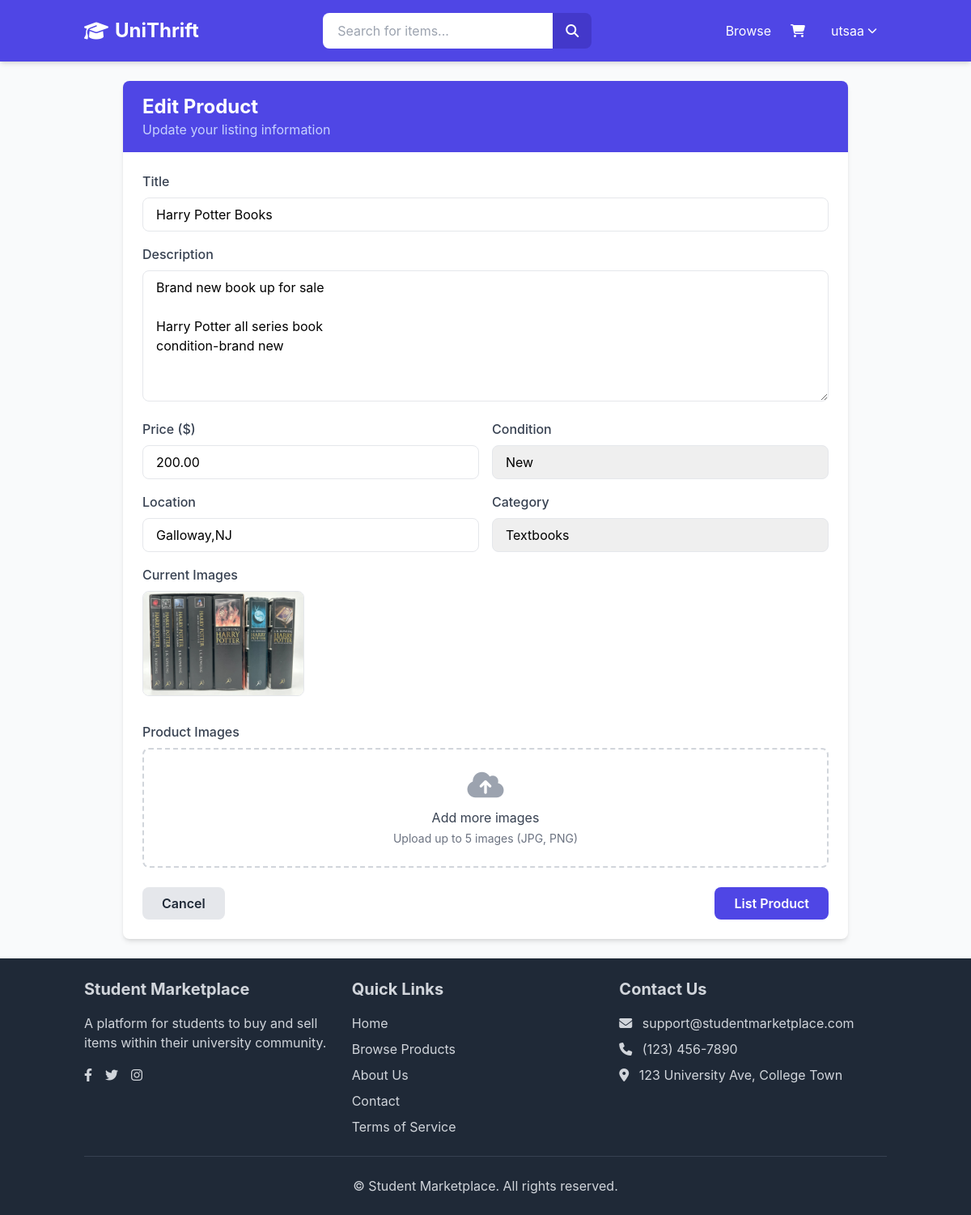
Screenshot of /product/1/edit (signed in) with the database file from the repository.
### app/models/user.py (models this page shows, shortened)
class User(db.Model, UserMixin):
    id = db.Column(db.Integer, primary_key=True)
    username = db.Column(db.String(64), index=True, unique=True)
    email = db.Column(db.String(120), index=True, unique=True)
    password_hash = db.Column(db.String(128))
    first_name = db.Column(db.String(64))
    last_name = db.Column(db.String(64))
    bio = db.Column(db.Text)
    profile_image = db.Column(db.String(120), default='default_profile.jpg')
    is_verified = db.Column(db.Boolean, default=False)
    university = db.Column(db.String(120))
    major = db.Column(db.String(120))
    joined_date = db.Column(db.DateTime, default=datetime.utcnow)
    products = db.relationship('Product', backref='seller', lazy='dynamic')
    orders_as_buyer = db.relationship('Order', foreign_keys='Order.buyer_id', backref='buyer', lazy='dynamic')

### app/models/product.py (models this page shows, shortened)
class Product(db.Model):
    id = db.Column(db.Integer, primary_key=True)
    title = db.Column(db.String(120), index=True)
    description = db.Column(db.Text)
    price = db.Column(db.Float)
    condition = db.Column(db.String(50))  # New, Like New, Good, Fair, Poor
    location = db.Column(db.String(120))
    is_available = db.Column(db.Boolean, default=True)
    created_date = db.Column(db.DateTime, default=datetime.utcnow)
    updated_date = db.Column(db.DateTime, default=datetime.utcnow, onupdate=datetime.utcnow)
    views = db.Column(db.Integer, default=0)
    seller_id = db.Column(db.Integer, db.ForeignKey('user.id'))
    category_id = db.Column(db.Integer, db.ForeignKey('product_category.id'))
    images = db.relationship('ProductImage', backref='product', cascade='all, delete-orphan')
    orders = db.relationship('OrderItem', backref='product', lazy='dynamic')

class ProductImage(db.Model):
    id = db.Column(db.Integer, primary_key=True)
    file_name = db.Column(db.String(120))
    is_primary = db.Column(db.Boolean, default=False)
    upload_date = db.Column(db.DateTime, default=datetime.utcnow)
    product_id = db.Column(db.Integer, db.ForeignKey('product.id'))

### app/routes/product.py (the view)
@product.route('/product/<int:id>/edit', methods=['GET', 'POST'])
@login_required
def edit(id):
    product = Product.query.get_or_404(id)
    if product.seller_id != current_user.id:
        flash('You do not have permission to edit this product.', 'danger')
        return redirect(url_for('product.detail', id=id))
    form = ProductForm()
    form.category.choices = [(c.id, c.name) for c in ProductCategory.query.all()]
    if form.validate_on_submit():
        product.title = form.title.data
        product.description = form.description.data
        product.price = form.price.data
        product.condition = form.condition.data
        product.location = form.location.data
        product.category_id = form.category.data
        for image_file in form.images.data:
            if image_file:
                filename = secure_filename(f"{uuid.uuid4()}_{image_file.filename}")
                image_file.save(os.path.join(current_app.config['UPLOAD_FOLDER'], 'products', filename))
                image = ProductImage(
                    file_name=filename,
                    is_primary=(not product.images),  # First image is primary if no images exist
                    product_id=product.id
                )
                db.session.add(image)
        db.session.commit()
        flash('Your product has been updated!', 'success')
        return redirect(url_for('product.detail', id=product.id))
    elif request.method == 'GET':
        form.title.data = product.title
        form.description.data = product.description
        form.price.data = product.price
        form.condition.data = product.condition
        form.location.data = product.location
        form.category.data = product.category_id
    return render_template('products/edit.html',
                          title='Edit Product',
                          form=form,
                          product=product)

### app/forms/product.py
class ProductForm(FlaskForm):
    title = StringField('Title', validators=[DataRequired(), Length(min=5, max=120)])
    description = TextAreaField('Description', validators=[DataRequired(), Length(min=10)])
    price = DecimalField('Price ($)', validators=[DataRequired(), NumberRange(min=0.01)])
    condition = SelectField('Condition', choices=[
        ('New', 'New'),
        ('Like New', 'Like New'),
        ('Good', 'Good'),
        ('Fair', 'Fair'),
        ('Poor', 'Poor')
    ])
    location = StringField('Location', validators=[DataRequired(), Length(max=120)])
    category = SelectField('Category', coerce=int, validators=[DataRequired()])
    images = MultipleFileField('Product Images', validators=[DataRequired(), FileAllowed(['jpg', 'png', 'jpeg'])])
    submit = SubmitField('List Product')

### app/models/user.py (called while the page is built)
@login_manager.user_loader
def load_user(id):
    return User.query.get(int(id))

### app/templates/products/edit.html (shortened to what this page needs)
{% extends 'base.html' %}
{% block content %}
<div class="max-w-4xl mx-auto bg-white rounded-lg shadow-md overflow-hidden">
    <div class="py-4 px-6 bg-indigo-600 text-white">
        <h2 class="text-2xl font-bold">Edit Product</h2>
        <p class="text-indigo-200">Update your listing information</p>
    </div>
    <div class="p-6">
        <form method="POST" action="" enctype="multipart/form-data">
            <div class="mb-4">
                <label for="title" class="block text-gray-700 font-medium mb-2">{{ form.title.label }}</label>
                {{ form.title(class="w-full px-4 py-2 border rounded-lg focus:outline-none focus:ring-2 focus:ring-indigo-400") }}
            </div>
            <div class="mb-4">
                <label for="description" class="block text-gray-700 font-medium mb-2">{{ form.description.label }}</label>
                {{ form.description(class="w-full px-4 py-2 border rounded-lg focus:outline-none focus:ring-2 focus:ring-indigo-400", rows=6) }}
            </div>
            <div class="grid grid-cols-1 md:grid-cols-2 gap-4 mb-4">
                <div>
                    <label for="price" class="block text-gray-700 font-medium mb-2">{{ form.price.label }}</label>
                    {{ form.price(class="w-full px-4 py-2 border rounded-lg focus:outline-none focus:ring-2 focus:ring-indigo-400") }}
                </div>
                <div>
                    <label for="condition" class="block text-gray-700 font-medium mb-2">{{ form.condition.label }}</label>
                    {{ form.condition(class="w-full px-4 py-2 border rounded-lg focus:outline-none focus:ring-2 focus:ring-indigo-400") }}
                </div>
            </div>
            <div class="grid grid-cols-1 md:grid-cols-2 gap-4 mb-4">
                <div>
                    <label for="location" class="block text-gray-700 font-medium mb-2">{{ form.location.label }}</label>
                    {{ form.location(class="w-full px-4 py-2 border rounded-lg focus:outline-none focus:ring-2 focus:ring-indigo-400") }}
                </div>
                <div>
                    <label for="category" class="block text-gray-700 font-medium mb-2">{{ form.category.label }}</label>
                    {{ form.category(class="w-full px-4 py-2 border rounded-lg focus:outline-none focus:ring-2 focus:ring-indigo-400") }}
                </div>
            </div>
            {% if product.images %}
            <div class="mb-4">
                <label class="block text-gray-700 font-medium mb-2">Current Images</label>
                <div class="flex flex-wrap -mx-2">
                    {% for image in product.images %}
                    <div class="w-1/2 sm:w-1/3 md:w-1/4 px-2 mb-4">
                        <div class="relative rounded-lg overflow-hidden border">
                            <img src="{{ url_for('static', filename='uploads/products/' + image.file_name) }}"
                                 alt="{{ product.title }}" class="w-full h-32 object-cover">
                        </div>
                    </div>
                    {% endfor %}
                </div>
            </div>
            {% endif %}
            <div class="mb-6">
                <label for="images" class="block text-gray-700 font-medium mb-2">{{ form.images.label }}</label>
                <div class="border-dashed border-2 border-gray-300 rounded-lg p-6 text-center" id="drop-area">
                    <label for="file-input" class="cursor-pointer">
                        <i class="fas fa-cloud-upload-alt text-4xl text-gray-400 mb-2"></i>
                        <p class="text-gray-700 mb-1">Add more images</p>
                        <p class="text-gray-500 text-sm">Upload up to 5 images (JPG, PNG)</p>
                    </label>
                </div>
            </div>
            <div class="flex justify-between">
                <a href="{{ url_for('product.detail', id=product.id) }}" class="bg-gray-200 text-gray-800 font-semibold py-2 px-6 rounded-lg hover:bg-gray-300 focus:outline-none focus:ring-2 focus:ring-gray-400 transition duration-300">
                    Cancel
                </a>
                {{ form.submit(class="bg-indigo-600 text-white font-semibold py-2 px-6 rounded-lg hover:bg-indigo-700 focus:outline-none focus:ring-2 focus:ring-indigo-400 transition duration-300") }}
            </div>
        </form>
    </div>
</div>
{% endblock %}

### app/templates/base.html (shortened to what this page needs)
<!DOCTYPE html>
<html lang="en">
<head>
    <script src="https://cdn.tailwindcss.com"></script>
    <link rel="stylesheet" href="https://cdnjs.cloudflare.com/ajax/libs/font-awesome/6.4.0/css/all.min.css">
    <link rel="stylesheet" href="{{ url_for('static', filename='css/main.css') }}">
    <link rel="stylesheet" href="{{ url_for('static', filename='css/animations.css') }}">
</head>
<body class="min-h-screen flex flex-col bg-gray-50">
    <header class="bg-indigo-600 text-white shadow-md">
        <nav class="container mx-auto px-4 py-4 flex flex-wrap items-center justify-between">
            <a href="{{ url_for('main.index') }}" class="flex items-center text-2xl font-bold">
                <i class="fas fa-graduation-cap mr-2"></i>
                <span>UniThrift</span>
            </a>
            <div class="order-3 md:order-2 w-full md:w-auto mt-2 md:mt-0 md:mx-4">
                <form action="{{ url_for('main.search') }}" method="get" class="flex">
                    <input type="text" name="q" placeholder="Search for items..."
                           class="flex-grow px-4 py-2 rounded-l-lg focus:outline-none focus:ring-2 focus:ring-indigo-400 text-gray-800">
                    <button type="submit" class="bg-indigo-700 hover:bg-indigo-800 px-4 py-2 rounded-r-lg">
                        <i class="fas fa-search"></i>
                    </button>
                </form>
            </div>
            <div class="order-2 md:order-3 flex items-center">
                <a href="{{ url_for('main.search') }}" class="px-3 py-2 rounded hover:bg-indigo-700">Browse</a>
                {% if current_user.is_authenticated %}
                    <a href="{{ url_for('order.view_cart') }}" class="px-3 py-2 rounded hover:bg-indigo-700 relative">
                        <i class="fas fa-shopping-cart"></i>
                    </a>
                    <div class="relative inline-block ml-2 group">
                        <button class="flex items-center px-3 py-2 rounded hover:bg-indigo-700">
                            <span class="mr-1">{{ current_user.username }}</span>
                            <i class="fas fa-chevron-down text-xs"></i>
                        </button>
                    </div>
                {% else %}
                    <a href="{{ url_for('auth.login') }}" class="px-3 py-2 rounded hover:bg-indigo-700">Login</a>
                    <a href="{{ url_for('auth.register') }}" class="ml-2 px-4 py-2 bg-white text-indigo-600 rounded hover:bg-gray-100">Register</a>
                {% endif %}
            </div>
        </nav>
    </header>
    <main class="container mx-auto px-4 py-6 flex-grow">
        {% block content %}{% endblock %}
    </main>
    <footer class="bg-gray-800 text-gray-300 py-6">
        <div class="container mx-auto px-4">
            <div class="flex flex-wrap justify-between">
                <div class="w-full md:w-1/3 mb-6 md:mb-0">
                    <h3 class="text-xl font-bold mb-4">Student Marketplace</h3>
                    <p class="mb-4">A platform for students to buy and sell items within their university community.</p>
                    <div class="flex space-x-4">
                        <a href="#" class="hover:text-white"><i class="fab fa-facebook-f"></i></a>
                        <a href="#" class="hover:text-white"><i class="fab fa-twitter"></i></a>
                        <a href="#" class="hover:text-white"><i class="fab fa-instagram"></i></a>
                    </div>
                </div>
                <div class="w-full md:w-1/3 mb-6 md:mb-0">
                    <h3 class="text-xl font-bold mb-4">Quick Links</h3>
                    <ul class="space-y-2">
                        <li><a href="{{ url_for('main.index') }}" class="hover:text-white">Home</a></li>
                        <li><a href="{{ url_for('main.search') }}" class="hover:text-white">Browse Products</a></li>
                        <li><a href="#" class="hover:text-white">About Us</a></li>
                        <li><a href="#" class="hover:text-white">Contact</a></li>
                        <li><a href="#" class="hover:text-white">Terms of Service</a></li>
                    </ul>
                </div>
                <div class="w-full md:w-1/3">
                    <h3 class="text-xl font-bold mb-4">Contact Us</h3>
                    <ul class="space-y-2">
                        <li><i class="fas fa-envelope mr-2"></i> support@studentmarketplace.com</li>
                        <li><i class="fas fa-phone mr-2"></i> (123) 456-7890</li>
                        <li><i class="fas fa-map-marker-alt mr-2"></i> 123 University Ave, College Town</li>
                    </ul>
                </div>
            </div>
            <div class="border-t border-gray-700 mt-6 pt-6 text-center">
                <p>&copy; {{ current_year }} Student Marketplace. All rights reserved.</p>
            </div>
        </div>
    </footer>
</body>
</html>

### app/static/css/main.css (style rules this page uses)
body { font-family: 'Inter', -apple-system, BlinkMacSystemFont, 'Segoe UI', Roboto, Oxygen, Ubuntu, Cantarell, 'Open Sans', 'Helvetica Neue', sans-serif; }
input[type="text"], input[type="email"], input[type="password"], input[type="number"], select, textarea { appearance: none; }
::placeholder { color: #9ca3af; opacity: 1; }

### app/static/css/animations.css (style rules this page uses)
header form input[type="text"] { transition: all 0.3s ease; border: 2px solid transparent; }
header nav a { position: relative; transition: all 0.3s ease; }
header nav a:after { content: ''; position: absolute; width: 0; height: 2px; bottom: 0; left: 50%; background-color: white; transition: all 0.3s ease; transform: translateX(-50%); }
.bg-indigo-600.rounded-lg { position: relative; overflow: hidden; }
.bg-indigo-600.rounded-lg:before { content: ''; position: absolute; top: -50%; left: -50%; width: 200%; height: 200%; background: radial-gradient(circle, rgba(255,255,255,0.1) 0%, transparent 80%); transform: rotate(0deg); transition: all 1s ease; }
footer .hover\:text-white { transition: all 0.3s ease; }

### rows the page displays
User: username "utsaa"
Product: title "Harry Potter Books", description "Brand new book up for sale Harry Potter all series book condition-brand new", price "200.00", condition "New", location "Galloway,NJ", category "Textbooks"
ProductImage: file_name (picture)
